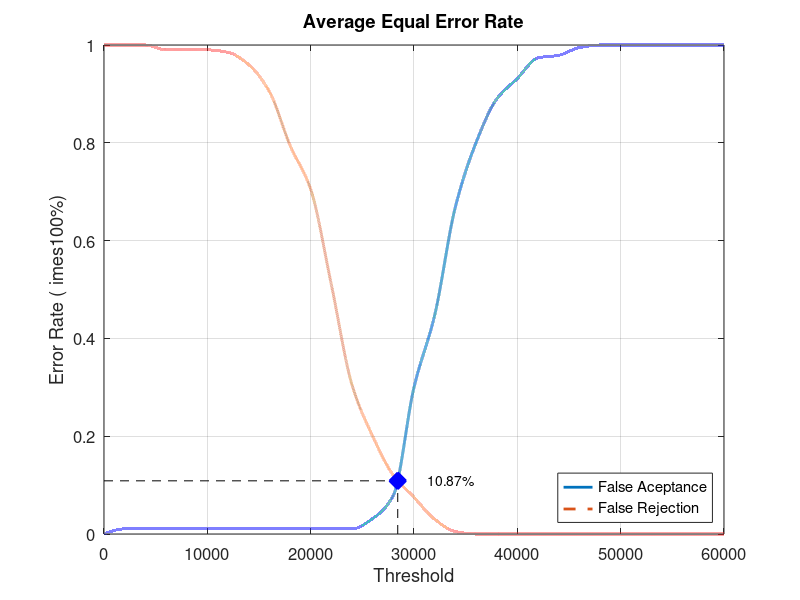
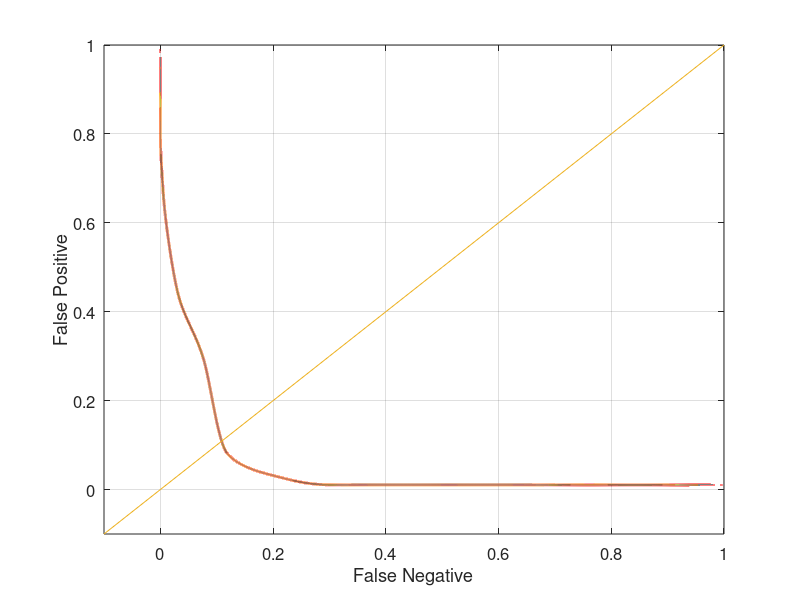

The MATLAB script that drew these images, in order:
close all;
clear;
clc;
x = 0:2000:60000;
xq = 0:0.5:60000;

y0 = [0 0.0105263 0.0105263 0.0105263 0.0105263 0.0105263 0.0105263 0.0105263 0.0105263 0.0105263 0.0105263 0.0105263 0.0105263 0.0315789 0.0789474 0.3 0.447368 0.668421 0.8 0.889474 0.931579 0.973684 0.978947 0.994737 1 1 1 1 1 1 1]
yy0 = interp1(x, y0, xq, 'pchip');
y1 = [1 1 1 0.99 0.99 0.99 0.985 0.96 0.905 0.795 0.705 0.51 0.305 0.2 0.12 0.075 0.03 0.005 0 0 0 0 0 0 0 0 0 0 0 0 0]
yy1 = interp1(x, y1, xq, 'pchip');

% Calculating EER: 
y2 = abs(y0 - y1);
find(y2 == min(y2))
yy2 = abs(yy0 - yy1);
xEER = find(yy2 == min(yy2));
xEERIndex = xq(xEER) % X-axis EER
yEER = yy0(xEER) % Y-axis EER

main = figure
plot(xq, yy0,'-','LineWidth', 2);	hold on
plot(xq, yy1,'--','LineWidth', 2);	hold on
plot([xEERIndex xEERIndex], [0 yEER], 'k--');	hold on
plot([0 xEERIndex], [yEER yEER], 'k--');	hold on
plot(xEERIndex, yEER, 'bx', 'LineWidth', 10);	hold on
text(xEERIndex + 10 * xEERIndex / 100, yEER, [num2str(round((10000 * yEER)) / 100) '%'])
legend('False Aceptance', 'False Rejection', 'Location', 'SouthEast')
xlabel('Threshold')
ylabel('Error Rate (	imes100%)')
title('Average Equal Error Rate')
set(gca, 'FontSize', 12)
axis([0 60000 0 1])
grid on

print(main, 'Database4_2Main', '-dpng');
FNRxFPR = figure('Color', [1 1 1]);
plot(yy1, yy0, '-', yy1, yy0, 'LineWidth', 2);
hold on
y = -0.1:0.1:1
plot(y, y); 
set(gca, 'FontSize', 12)
xlabel('False Negative')
ylabel('False Positive')
axis([-0.1 1 -0.1 1])
set(gca, 'FontSize', 12)
grid on

print(FNRxFPR, 'Database4_2FNRxFPR','-dpng');
